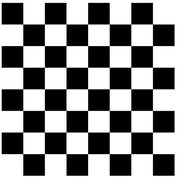
#> input picture TP9/ChessBoardPattern.png, 194 x 194 px, shrunk from 808 x 808 before the run; the run also reads 1 picture not shown here
$ jupyter execute --allow-errors Tp9.ipynb   (shell and % lines are left out)
#> lines starting #> are read from the running program, lines starting #| are printed output that depends on the picture; long printed decimals are rounded
# Trabajo práctico 9 - Calibración

**Alumnos:**

- Carol lugones Ignacio (100073)
- Torresetti Lisandro (99846)

## Objetivo

En base a las funciones de calibración implementadas en OpenCV realizar la calibración de sus celulares y devolver la matriz de parámetros intrinsecos.

[cell 1]
import cv2 as cv
import numpy as np
import matplotlib.pyplot as plt
from glob import glob
import PIL.ExifTags
import PIL.Image
import pprint

[cell 2]
def plotter(image, title = '', imgSize = (18,9), grayScale = False, step = 100): #Funcion auxiliar para realizar los graficos
    plt.figure(figsize=imgSize)
    plt.title(title, fontsize = 16, fontweight = "bold")
    plt.imshow(image) if not grayScale else plt.imshow(image, cmap='gray', vmin=0, vmax=255)
    plt.yticks(np.arange(0, len(image), step))
    plt.xticks(np.arange(0, len(image[0]), step), rotation=90)
    plt.show()

El patrón a analizar es el siguiente:

[cell 3]
pattern = cv.imread('ChessBoardPattern.png')
#> pattern is the input picture: shape (194, 194, 3); mean B, G, R 153.9, 153.9, 153.9
plotter(pattern, 'Chess Board Pattern')

Ahora definimos el tamaño del tablero (la cantidad de puntos es igual a la cantidad de puntos en los que un cuadrado negro toca a uno blanco), y la lista de puntos a reconocer, tomando como origen (0, 0, 0) la esquina que se encuentra en las coordenadas (100, 100).

[cell 4]
chessBoardSize  = (7, 7)
objp = np.zeros((np.prod(chessBoardSize), 3),  dtype=np.float32)
objp[:, :2] = np.mgrid[0:chessBoardSize[0], 0:chessBoardSize[1]].T.reshape(-1, 2)

A continuación cargamos las imágenes tomadas al patrón de distintos ángulos.

[cell 5]
img_fnames = glob('./fotos/*')
imgsGray = []
imgsColor = []
for imgName in img_fnames:
    img = cv.imread(imgName)
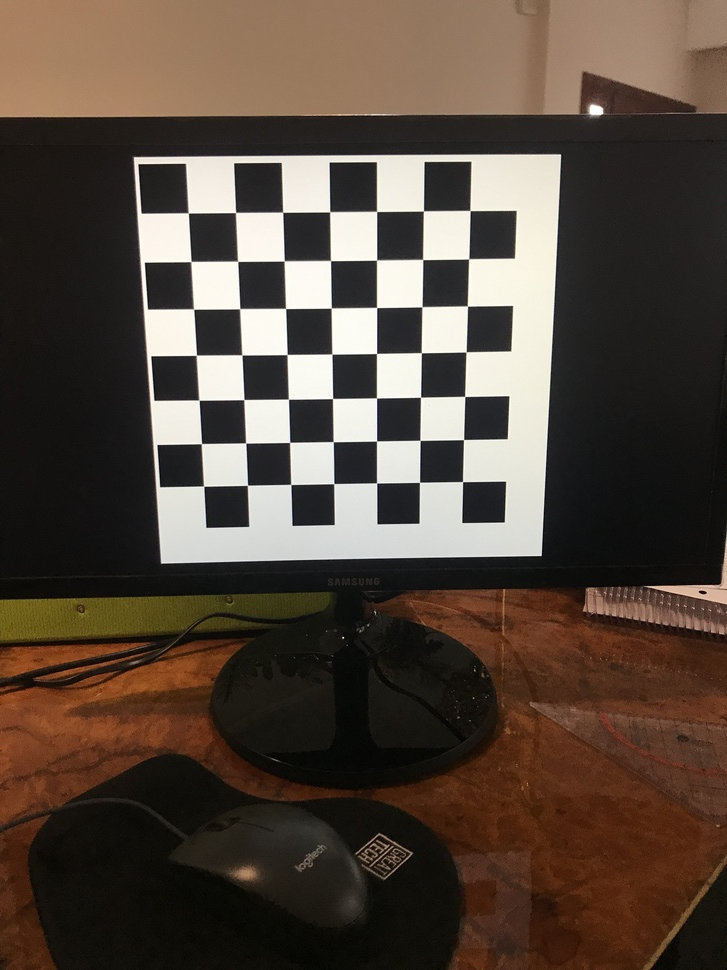
#> input picture TP9/fotos/IMG_8188.JPG, 727 x 970 px, shrunk from 3024 x 4032 before the run
#> img is the input picture: shape (970, 727, 3); mean B, G, R 61.4, 71.8, 84.8
    imgsColor.append(cv.cvtColor(img, cv.COLOR_BGR2RGB))
    imgsGray.append(cv.cvtColor(img, cv.COLOR_BGR2GRAY))

for img in imgsColor: #Imprimimos las imagenes tomadas del patron
    plotter(img)
#> this loop made 3 passes
#> pass 2, in plotter (call 3), `plt.show()`:
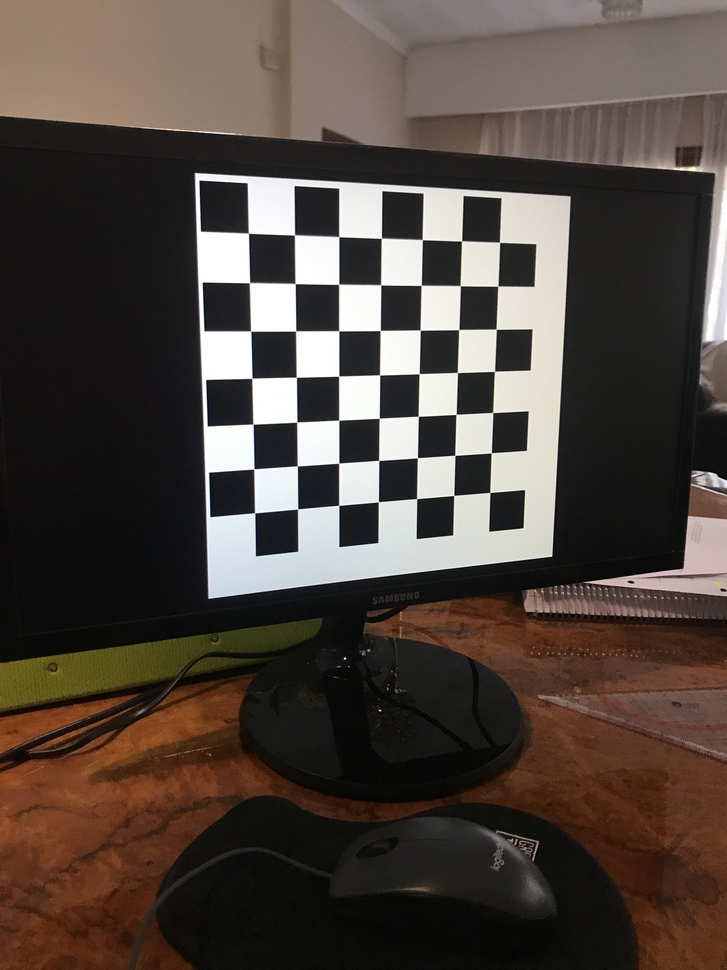
#> shown: shape (970, 727, 3); mean R, G, B 80.2, 70, 63.1

Ahora definimos dos funciones, una para encontrar las esquinas y otra para calibrar la cámara que será usada más adelante.

[cell 6]
def findCorners(imgsColor, imgsGray, plot=True, maxCount = 25, epsilon = 0.001, flag=cv.CALIB_CB_ADAPTIVE_THRESH):
#> called with plot = True, maxCount = 25, epsilon = 0.001, flag = 1
    imgPoints = []
    objPoints = []
    criteria = (cv.TERM_CRITERIA_EPS | cv.TERM_CRITERIA_MAX_ITER, maxCount, epsilon)
    cb_flags = flag
    for imgColor, imgGray in zip(imgsColor, imgsGray):
        imgColor = imgColor.copy()
        ret, corners = cv.findChessboardCorners(imgGray, chessBoardSize, flags=cb_flags)
        if ret:
            objPoints.append(objp)
            corners_subp = cv.cornerSubPix(imgGray, corners, (5, 5), (-1, -1), criteria)
            imgPoints.append(corners_subp)
            cv.drawChessboardCorners(imgColor, chessBoardSize, corners_subp, ret)
            if plot:
                plotter(imgColor)
#> this loop made 3 passes
#> pass 1, in plotter (call 5), `plt.show()`:
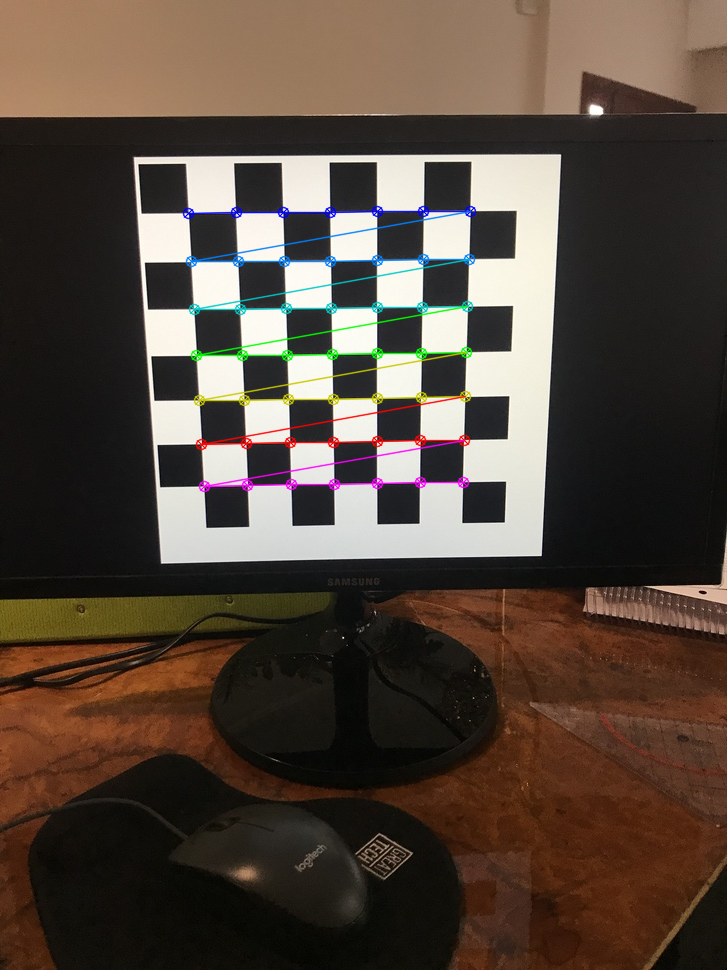
#> shown: shape (970, 727, 3); mean R, G, B 84.3, 71.4, 61.2
#> pass 2, in plotter (call 6), `plt.show()`:
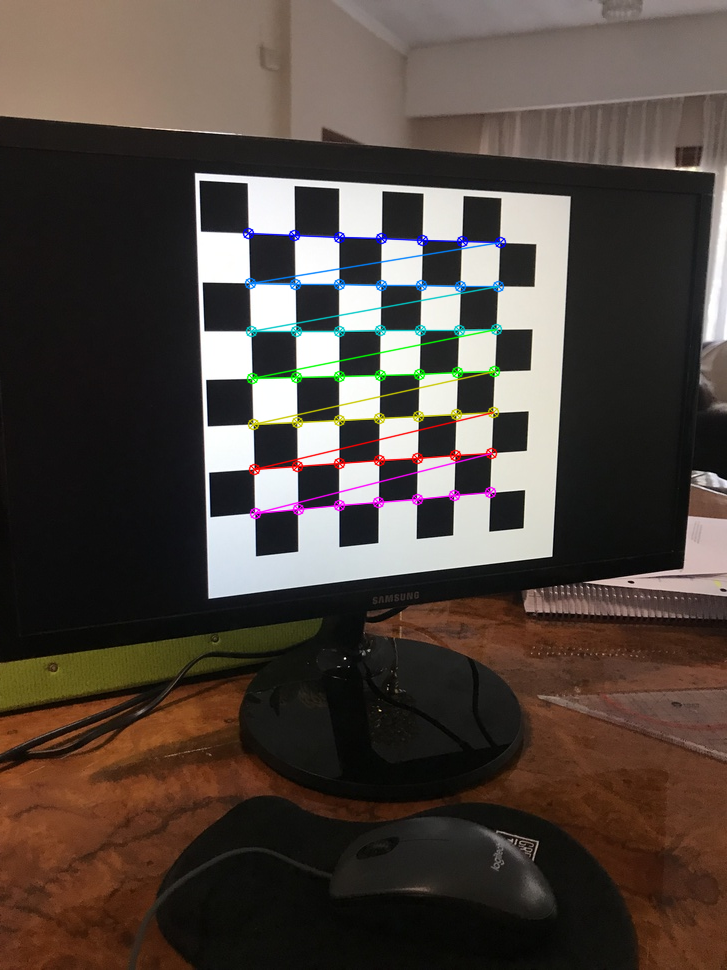
#> shown: shape (970, 727, 3); mean R, G, B 79.8, 69.6, 63
#> pass 3, in findCorners, `imgColor = imgColor.copy()`:
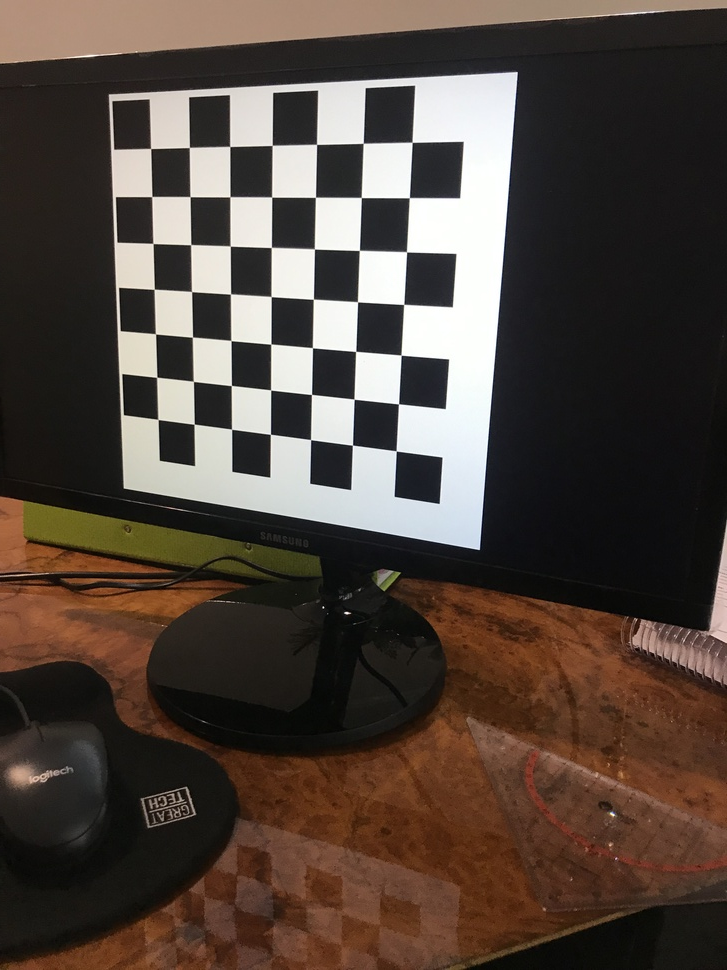
#> imgColor: shape (970, 727, 3); mean R, G, B 81.6, 69.7, 61.8
#> after the loop, imgPoints = 3 items; objPoints = 3 items
    return imgPoints, objPoints

def calibrateCamera(objPoints, imgPoints, widthAndHeight, returnMatrix=False):
    ret, mtx, dist, rvecs, tvecs = cv.calibrateCamera(objPoints, imgPoints, widthAndHeight, None, None)
    print('Camera Matrix: \n{}'.format(mtx))
    print('\nDistortion Coefficients: \n{}\n'.format(dist))
    if returnMatrix:
        return mtx

[cell 7]
imgPoints, objPoints = findCorners(imgsColor, imgsGray)
#> imgPoints = 3 items; objPoints = 3 items

Si abrimos las imágenes anteriores en una pestaña nueva puede verse que encontró correctamente las esquinas.

[cell 8]
height, width = imgsGray[0].shape
#> height = 970; width = 727
#El siguiente resultado que se pone en las conclusiones
cameraMatrix = calibrateCamera(objPoints, imgPoints, (width,height), returnMatrix=True)
#> in calibrateCamera, `ret, mtx, dist, rvecs, tvecs = cv.calibrateCamera(objPoints, imgPoints..`: ret = 0.0667; mtx = [[795, 0, 347.7], [0, 795.4, 461.8], [0, 0, 1]]; dist = [[0.271, -1.69, 0.00141, 0.000177, 3.33]]; rvecs = ([0.233, -0.0267, -0.0132], [0.185, -0.357, -0.031], [0.513, 0.129, 1.62]); tvecs = ([-3.38, -5.28, 17.08], [-2.07, -4.76, 16.76], [1.22, -6.03, 15.2])
#| Camera Matrix:
#| [[795.004   0.         347.660]
#|  [  0.         795.418 461.763 ]
#|  [  0.           0.           1.        ]]
#| Distortion Coefficients:
#| [[ 2.71418978e-01 -1.69328116e+00  1.40566496e-03  1.77263892e-04
#|    3.33234273e+00]]
#> cameraMatrix = [[795, 0, 347.7], [0, 795.4, 461.8], [0, 0, 1]]

## Variación de los flags para _findChessboardCorners_

Volveremos a realizar el proceso anterior pero esta vez variando los flags que se le pueden pasar a la función _findChessboardCorners_ de _openCV_. Los flags que se pueden utilizar son:
+ CALIB_CB_NORMALIZE_IMAGE
+ CALIB_CB_FILTER_QUADS
+ CALIB_CB_FAST_CHECK

[cell 9]
flagsChessBoard = [cv.CALIB_CB_NORMALIZE_IMAGE, cv.CALIB_CB_FILTER_QUADS, cv.CALIB_CB_FAST_CHECK]
#> flagsChessBoard = [2, 4, 8]
flagsName = ['CALIB_CB_NORMALIZE_IMAGE', 'CALIB_CB_FILTER_QUADS', 'CALIB_CB_FAST_CHECK']

def tryFlags(flags):
    for flagNum, flag in enumerate(flags):
        imgPoints, objPoints = findCorners(imgsColor, imgsGray, plot=False, flag=flag)
        height, width = imgsGray[0].shape
        print('Result with {}'.format(flagsName[flagNum]))
        calibrateCamera(objPoints, imgPoints, (width,height))
#> this loop made 3 passes
#> (flag, cb_flags in findCorners) on passes 1 to 3: (2, 2), (4, 4), (8, 8)
#> (printed output is left out)

[cell 10]
tryFlags(flagsChessBoard)

Se puede apreciar que variando los flags los resultados obtenidos son muy similares entre si. Y estos a su vez son similares con la primer matriz que se encontró utilizando el flag CALIB_CB_ADAPTIVE_THRESH

## Variación de las iteraciones

Ahora vamos a variar la cantidad de iteraciones, en los casos anteriores el número máximo fue de 25, ahora probaremos con 5, 50, 100 y 1000

[cell 11]
def iterations():
    for it in [5, 50, 100, 1000]:
        imgPoints, objPoints = findCorners(imgsColor, imgsGray, plot=False, maxCount=it)
        height, width = imgsGray[0].shape
        print('Result with {} iterarions'.format(it))
        calibrateCamera(objPoints, imgPoints, (width,height))
#> this loop made 4 passes
#> criteria in findCorners on passes 1 to 4: (3, 5, 0.001), (3, 50, 0.001), (3, 100, 0.001), (3, 1000, 0.001)
#> (printed output is left out)

iterations()

Se puede apreciar que nuevamente los valores son similares, pero el que posee más diferencias con todos los demas es el caso de cuando se pone un límite de 5 iteraciones.

Por último vamos a analizar la información que posee una imagen para comparar con los resultados obtenidos

[cell 12]
def getInfo(imgNum = 0, focalLengthInfo=False):

#> called with imgNum = 0, focalLengthInfo = True
    exif_img = PIL.Image.open(img_fnames[2])
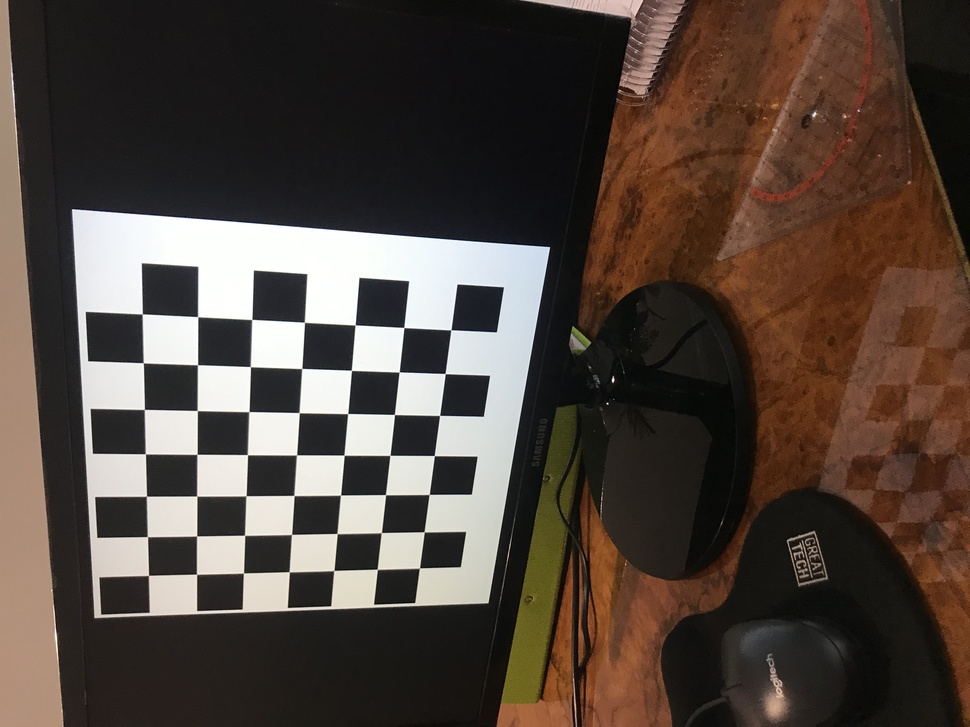
#> exif_img: PIL image 970x727 RGB; mean R, G, B 81.6, 69.7, 61.8

    exif_data = {
     PIL.ExifTags.TAGS[k]: v
     for k, v in exif_img._getexif().items()
     if k in PIL.ExifTags.TAGS
    }
#> exif_data = {'Orientation': 6}
    imgName = img_fnames[imgNum].split('/')[-1]
    if focalLengthInfo:
        focal_length_exif = exif_data['FocalLength']
        focal_length = focal_length_exif[0]/focal_length_exif[1]
        print('Focal Length of the image {} = {}mm'.format(imgName, focal_length))
    else:
        print('Full Info of the image {}:'.format(imgName))
        pprint.pprint(exif_data)

#> (a cell that did not finish here is left out)

También se puede obtener la siguiente información de las imágenes

[cell 14]
getInfo()
#| {'Orientation': 6}

Por último, dado que los valores de la matriz de la cámara están en unidades de píxeles con la información obtenida con las funciones anteriores pasaremos estos valores a mm, así tenemos todos los valores en una misma unidad. Para hacer esto utilizamos la siguiente fórmula:
                            $$F_x = f_x \frac{W}{w}$$

+ $f_x$: Distancia Focal de la matriz de la cámara [pixeles]
+ $F_x$: Distancia Focal [mm]
+ W: Ancho del sensor [mm]
+ w: Ancho de la imagen [pixeles]

**Aclaraciónes:**
+ Si bien la fórmula se encuentra con valores de _x_ también puede ser utilizada para calcular los valores de _y_, pero en este caso utilizando el alto del sensor y de la imagen.

+ Según internet el tamaño del sensor del _Iphone 7_ es de 1/3" (4.8 x 3.6 mm)

[cell 15]
def convertTo_mm(valueToConvert, sensorSize, imgSize):
    return valueToConvert * (sensorSize) / imgSize

[cell 16]
#Valores del sensor
sensorWidth = 3.6
sensorHeight = 4.8
imgHeight, imgWidth = imgsGray[0].shape
#> imgHeight = 970; imgWidth = 727

[cell 17]
fx = cameraMatrix[0][0]
#> fx = 795
fy = cameraMatrix[1][1]
#> fy = 795.4
cx = cameraMatrix[0][2]
#> cx = 347.7
cy = cameraMatrix[1][2]
#> cy = 461.8
intrinsicParams = [fx, fy , cx, cy]
#> intrinsicParams = [795, 795.4, 347.7, 461.8]
intrinsicParamsNames = ['fx', 'fy', 'cx', 'cy']

for paramNum, param in enumerate(intrinsicParams):
    sensorParam, imgParam = (sensorHeight, imgHeight) if paramNum % 2 else (sensorWidth, imgWidth)
    print('{} = {:4f} mm'.format(intrinsicParamsNames[paramNum],
                                convertTo_mm(param, sensorParam, imgParam)))
#> this loop made 4 passes
#> (param, sensorParam, imgParam) on passes 1 to 4: (795, 3.6, 727), (795.4, 4.8, 970), (347.7, 3.6, 727), (461.8, 4.8, 970)
#| fx = 3.937 mm
#| fy = 3.936 mm
#| cx = 1.722 mm
#| cy = 2.285 mm
